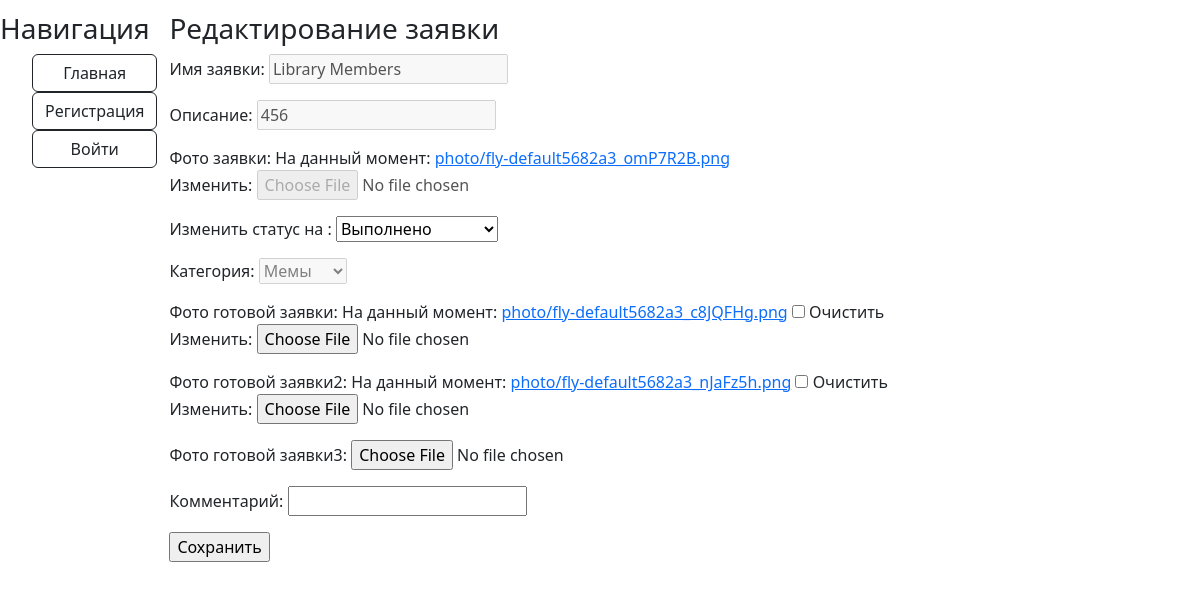
The app's page /handle/30 with its own data.
### accounts/models.py (models this page shows, shortened)
class Aplication(models.Model):
    user = models.ForeignKey(User, on_delete=models.CASCADE, verbose_name='Пользователь', null=True)
    name = models.CharField(max_length=250, verbose_name='Название', null=False, blank=False)
    description = models.CharField(max_length=250, verbose_name='Описание', null=False, blank=False)
    Category = models.ForeignKey(Category, verbose_name='Категория', blank=False, null=False,
                                 on_delete=models.CASCADE)
    photo_file = models.ImageField(verbose_name='Фото 1', upload_to='photo', blank=True,
                                   validators=[
                                       FileExtensionValidator(allowed_extensions=['png', 'jpg', 'jpeg', 'bmp'])])
    photo_file2 = models.ImageField(verbose_name='Фото 2', upload_to='photo', blank=True,
                                    validators=[
                                        FileExtensionValidator(allowed_extensions=['png', 'jpg', 'jpeg', 'bmp'])])
    photo_file3 = models.ImageField(verbose_name='Фото 3', upload_to='photo', blank=True,
                                    validators=[
                                        FileExtensionValidator(allowed_extensions=['png', 'jpg', 'jpeg', 'bmp'])])
    date = models.DateTimeField(verbose_name='Дата заявки', auto_now_add=True)
    status = models.CharField(max_length=250, verbose_name='Статус', choices=[
        ('new', 'Новая'),
        ('done', 'Выполнено'),
        ('haired', 'Принято в работу')
    ], default='new')
    comment = models.CharField(max_length=250, verbose_name='Комментарий', blank=True)
    photo_fileReady = models.ImageField(verbose_name='Фото готовой заявки', upload_to='photo', blank=True,
                                    validators=[
                                        FileExtensionValidator(allowed_extensions=['png', 'jpg', 'jpeg', 'bmp'])])
    photo_fileReady2 = models.ImageField(verbose_name='Фото готовой заявки', upload_to='photo', blank=True,
                                        validators=[
                                            FileExtensionValidator(allowed_extensions=['png', 'jpg', 'jpeg', 'bmp'])])
    photo_fileReady3 = models.ImageField(verbose_name='Фото готовой заявки', upload_to='photo', blank=True,
                                        validators=[
                                            FileExtensionValidator(allowed_extensions=['png', 'jpg', 'jpeg', 'bmp'])])

class Category(models.Model):
    name = models.CharField(max_length=250, verbose_name='Название', unique=True, blank=False)
    def __str__(self):
        return self.name

### accounts/views.py (the view)
# urls.py: path('handle/<int:id>', AppAdminHandle.as_view(), name='handle'),
class AppAdminHandle(UpdateView):
    model = Aplication
    form_class = AppListHandleForm
    success_url = '/app_list/'
    template_name = 'app_handle.html'
    def get_object(self):
        post_id = self.kwargs.get('id')
        obj = get_object_or_404(Aplication, id=post_id)
        return obj

### accounts/forms.py (shortened to what this page needs)
class AppListHandleForm(forms.ModelForm):
    name = forms.CharField(disabled=True, label='Имя заявки')
    description = forms.CharField(disabled=True, label='Описание')
    photo_file = forms.ImageField(disabled=True, label='Фото заявки')
    status = forms.ChoiceField(choices=[('done', 'Выполнено'), ('haired', 'Принято в работу')],
                               label='Изменить статус на ')
    Category = forms.ModelChoiceField(queryset=Category.objects.all(), disabled=True, label='Категория')
    comment = forms.CharField(disabled=False, label='Комментарий', required=False)
    photo_fileReady = forms.ImageField(disabled=False, label='Фото готовой заявки', required=False)
    photo_fileReady2 = forms.ImageField(disabled=False, label='Фото готовой заявки2', required=False)
    photo_fileReady3 = forms.ImageField(disabled=False, label='Фото готовой заявки3', required=False)
    class Meta:
        model = Aplication
        fields = ['name', 'description', 'photo_file', 'status', 'Category', 'photo_fileReady','photo_fileReady2','photo_fileReady3', 'comment']
        enctype = "multipart/form-data"

### accounts/templates/app_handle.html (shortened to what this page needs)
{% extends 'index.html' %}
{% load bootstrap4 %}
{% block content %}
<h3>Редактирование заявки</h3>
    <form method="POST" action="" enctype="multipart/form-data">
        {{ form.as_p }}
        <input type="submit" value="Сохранить">
    </form>
{% endblock %}

### records on screen
Aplication: name "Library Members", description "456", status "Выполнено", Category "Мемы"
